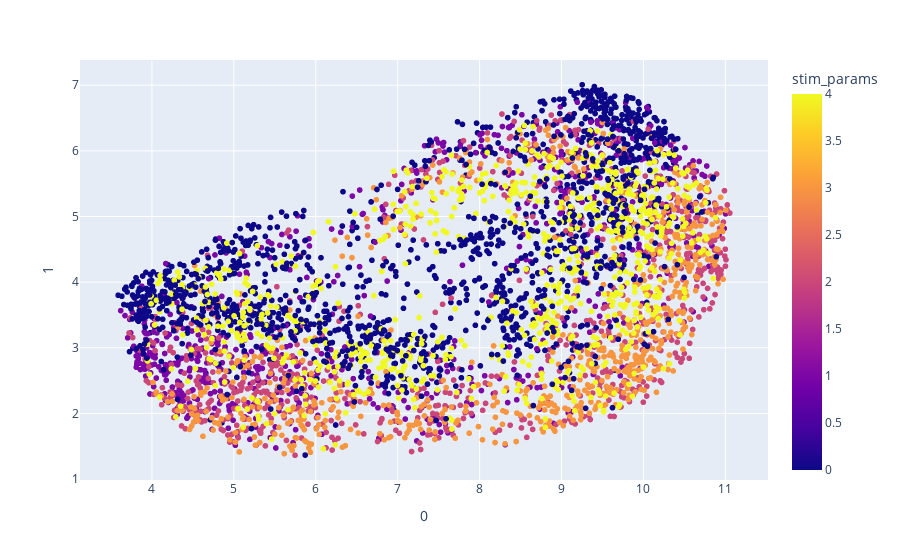

Write notebook code for a chart like this one.
### Code cell
fig_2d.show()

### Figure 1 — Plotly figure (JSON) as saved in the notebook; plotly's stock layout.template omitted (floating-point values rounded to 4 significant figures; data arrays with more than 128 entries replaced by an {"elided": "..."} marker saying what was removed)
{"data": [{"hovertemplate": "0=%{x}<br>1=%{y}<br>stim_params=%{marker.color}<extra></extra>", "legendgroup": "", "marker": {"color": {"elided": "4575 int values"}, "coloraxis": "coloraxis", "symbol": "circle"}, "mode": "markers", "name": "", "showlegend": false, "type": "scattergl", "x": {"elided": "4575 float values"}, "xaxis": "x", "y": {"elided": "4575 float values"}, "yaxis": "y"}], "layout": {"coloraxis": {"colorbar": {"title": {"text": "stim_params"}}, "colorscale": [[0, "#0d0887"], [0.1111, "#46039f"], [0.2222, "#7201a8"], [0.3333, "#9c179e"], [0.4444, "#bd3786"], [0.5556, "#d8576b"], [0.6667, "#ed7953"], [0.7778, "#fb9f3a"], [0.8889, "#fdca26"], [1, "#f0f921"]]}, "legend": {"tracegroupgap": 0}, "margin": {"t": 60}, "xaxis": {"anchor": "y", "domain": [0, 1], "title": {"text": "0"}}, "yaxis": {"anchor": "x", "domain": [0, 1], "title": {"text": "1"}}}}
